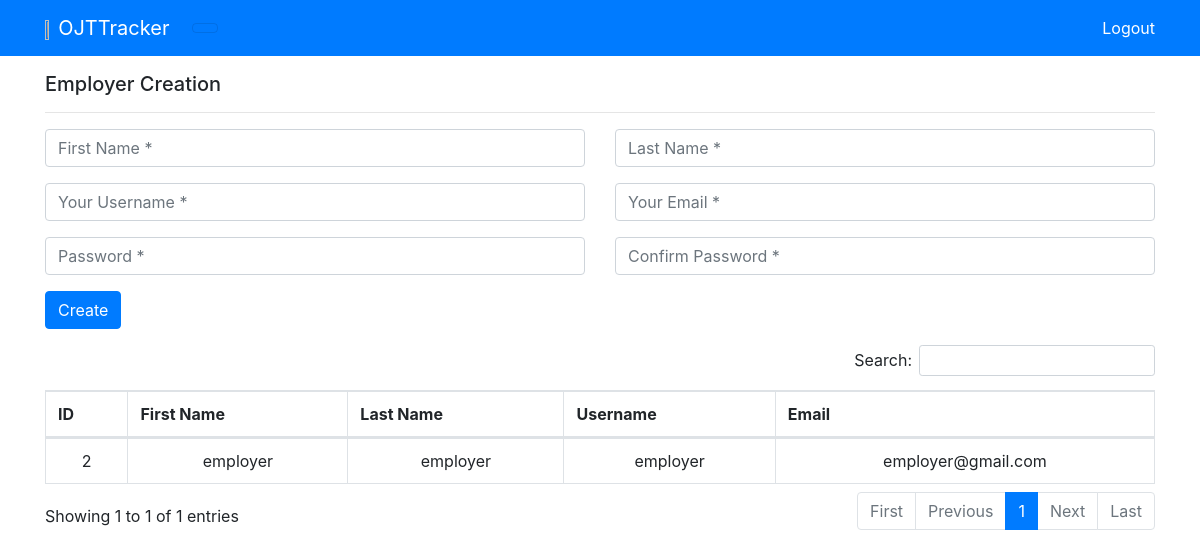
The app's page /admin-home/ (signed in), older data.
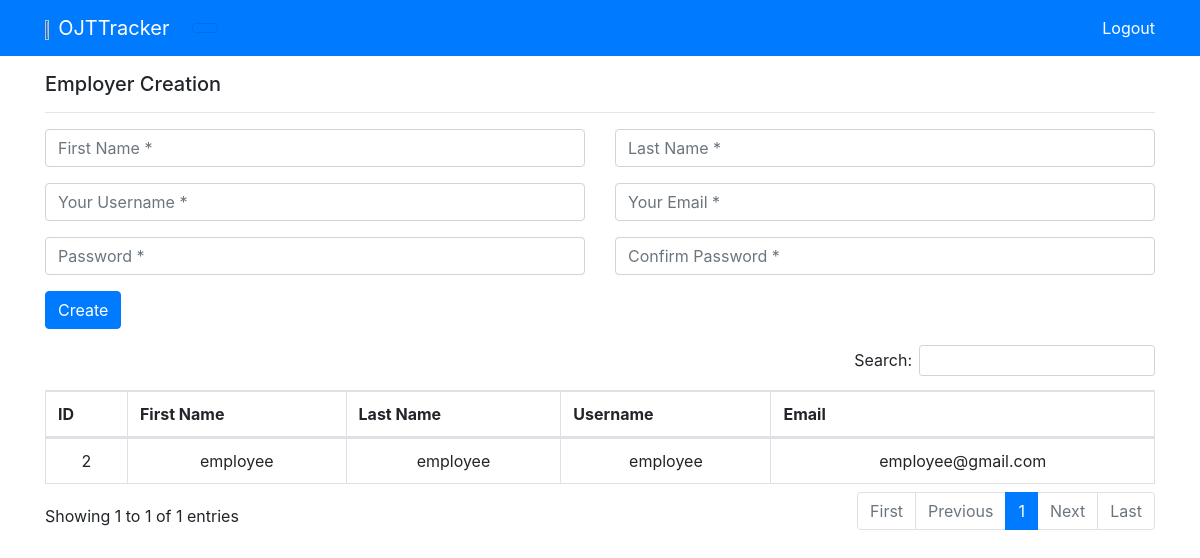
The same page, newer data.
### accounts/models.py (models this page shows)
class CustomUser(AbstractUser):
    is_student = models.BooleanField(default=False)
    previous_day = models.DateField(null=True, blank=True)
    day_login = models.DateField(null=True, blank=True)
    is_switch = models.BooleanField(default=False)
    is_send = models.BooleanField(default=False)
    school_name = models.CharField(max_length=150, default='New Era')
    section_code = models.CharField(max_length=150, default='None')
    is_employee = models.BooleanField(default=False)
    is_teacher = models.BooleanField(default=False)
    teacher_students = models.ManyToManyField("self", blank=True)
    employee_students = models.ManyToManyField("self", blank=True)
    my_teacher = models.ForeignKey("self", blank=True, null=True, on_delete=models.CASCADE, related_name="student_teacher")
    my_employee = models.ForeignKey("self", blank=True, null=True, on_delete=models.CASCADE, related_name="student_employee")
    pending_employee = models.BooleanField(default=False)
    is_male = models.BooleanField(default=False)
    phone = models.CharField(max_length=20, null=True, blank=True)
    question = models.CharField(max_length=50, null=True, blank=True)
    answer = models.CharField(max_length=250, null=True, blank=True)
    is_student_approve = models.BooleanField(default=False)
    finish_approval = models.BooleanField(default=False)
    employer_student = models.ManyToManyField("self", blank=True)
    pending_teacher = models.BooleanField(default=False)
    accept_teacher = models.BooleanField(default=False)
    is_confirm_employer = models.BooleanField(default=False)

### blog/views.py (the view, shortened to what this page needs)
# urls.py: path('admin-home/', views.admin_home, name='admin_home'),
@login_required(login_url='/admin-panel')
def admin_home(request):
    if request.method == 'GET':
        employees = CustomUser.objects.all()
        context = {
            'employees': employees
        }
        return render(request, 'blog/admin.html', context)

### blog/templates/blog/admin.html (shortened to what this page needs)
{% extends 'blog/user_base.html' %}
{% block css %}
  <link rel="stylesheet" href="https://cdn.datatables.net/1.10.21/css/dataTables.bootstrap4.min.css">
{% endblock css %}
{% block content %}
 <nav class="navbar navbar-light bg-primary">
        <div class="container">
            <a class="navbar-brand text-white" href="{% url 'admin_panel' %}"><img style="width:10%; " src="http://www.neu.edu.ph/ccs/wp-content/uploads/2017/04/cropped-ccslogo.png">OJTTracker</a>
            <button class="navbar-toggler" type="button" data-toggle="collapse" data-target="#navbarNavAltMarkup" aria-controls="navbarNavAltMarkup" aria-expanded="false" aria-label="Toggle navigation">
            </button>
                <div class="navbar-nav">
                    <a class="nav-link active text-white" aria-current="page" href="/admin-logout">Logout</a>
                </div>
            </div>
    </nav>
    <div class="container mt-3">
        <h5>Employer Creation</h5>
        <hr></hr>
        <form action="{% url 'admin_home' %}" method="POST">
            <div class="row">
                <div class="col">
                    <div class="form-group">
                        <input name="first_name" type="text" class="form-control" placeholder="First Name *" value="" required/>
                    </div>
                </div>
                <div class="col">
                    <div class="form-group">
                        <input name="last_name" type="text" class="form-control" placeholder="Last Name *" value="" required/>
                    </div>
                </div>
            </div>
            <div class="row">
                <div class="col">
                    <div class="form-group">
                        <input name="username" type="text" class="form-control" placeholder="Your Username *" value="" />
                    </div>
                </div>
                <div class="col">
                    <div class="form-group">
                        <input name="email" type="email" class="form-control" placeholder="Your Email *" value="" />
                    </div>
                </div>
            </div>
            <div class="row">
                <div class="col">
                    <div class="form-group">
                        <input name="password1" type="password" class="form-control" placeholder="Password *" value="" required/>
                    </div>
                </div>
                <div class="col">
                    <div class="form-group">
                        <input name="password2" type="password" class="form-control"  placeholder="Confirm Password *" value="" required/>
                    </div>
                </div>
            </div>
            <input type="submit" class="btn btn-primary"  value="Create"/>
        </form>
        <table id="admin" class="table table-bordered dt-responsive text-center">
            <thead>
                <tr>
                  <th scope="col">ID</th>
                  <th scope="col">First Name</th>
                  <th scope="col">Last Name</th>
                  <th scope="col">Username</th>
                  <th scope="col">Email</th>
                </tr>
              </thead>
              <tbody>
                {% for employee in employees %}
                    {% if employee.is_employee %}
                        {% if employee.is_confirm_employer %}
                            <tr>
                                <td>{{ employee.id }}</td>
                                <td>{{ employee.first_name }}</td>
                                <td>{{ employee.last_name }}</td>
                                <td>{{ employee.username }}</td>
                                <td>{{ employee.email }}</td>
                            </tr>
                        {% endif %}
                    {% endif %}
                {% endfor %}
              </tbody>
        </table>
    </div>
{% endblock content %}

Row changes from the older to the newer data that the page shows:
changed CustomUser id 2: first_name "employer" → "employee"; last_name "employer" → "employee"; username "employer" → "employee"; email "employer@gmail.com" → "employee@gmail.com"
